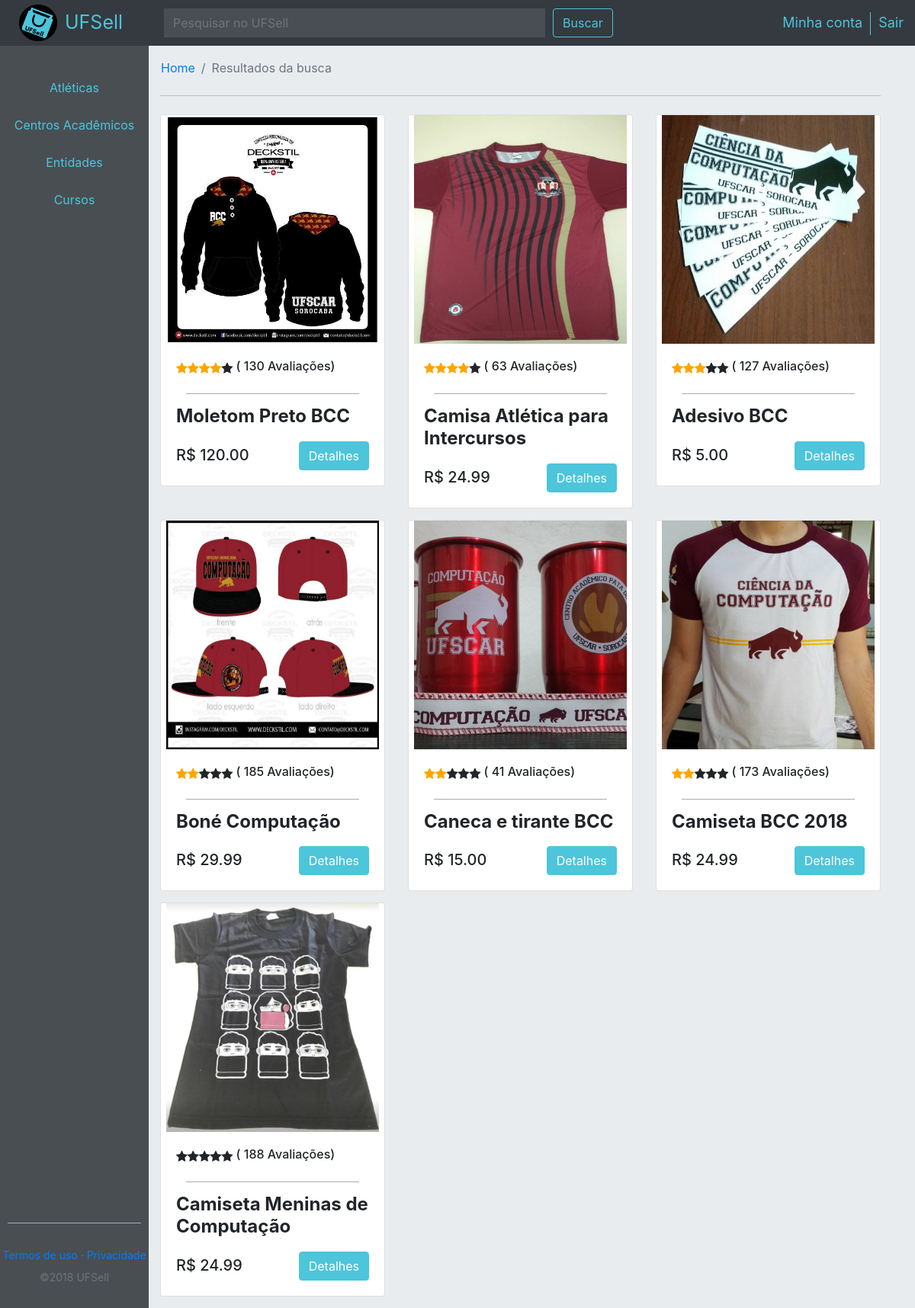
Screenshot of /busca.php (signed in) with the database file from the repository.
### tables this page shows
CREATE TABLE IF NOT EXISTS `prod` (
  `id` int(11) NOT NULL,
  `id_org` int(11) NOT NULL,
  `nome` varchar(50) NOT NULL,
  `descr` varchar(500) NOT NULL,
  `preco` float NOT NULL,
  `img` varchar(150) NOT NULL,
  `qt_votos` int(11) NOT NULL,
  `aval` float NOT NULL,
  `mes` int(3) NOT NULL,
  `ano` int(5) NOT NULL
);

### busca.php (the view, shortened to what this page needs)
<?php
include('connection/connection.php');
$valBusca = $_GET['busca'];
$isProd = true;
$query = "SELECT * FROM prod WHERE `nome`  LIKE \"%$valBusca%\" ORDER BY aval DESC";
$result = mysqli_query($conn, $query);
?>
<!DOCTYPE html>
<html lang="pt-br">
    <head>
	<?php include 'includes/header-interno.php';  ?>
	</head>
    <body>
        <?php include 'includes/nav1.php'; ?>
            <div id="defCol" class="col-12 col-xl-12 col-lg-12 col-md-12">
                <div id="defRow" class="row">
                    <?php include 'includes/menuesq.php'; ?>
                    <div id="conteudo" class="col-10 col-xl-10 col-lg-10 col-md-10">
                        <nav aria-label="breadcrumb" style="margin-top:5px; margin-left:-15px;">
                            <ol class="breadcrumb">
                                <li class="breadcrumb-item"><a href="./home.php?sel=1">Home</a></li>
                                <li class="breadcrumb-item active" aria-current="page">Resultados da busca</li>
                            </ol>
                        </nav>
						<div class="colD">
						<br>
							<?php
							if ($isProd)
							{ echo '<div class="row">';
							while ($row = $result->fetch_object())
							{
							?>
								<div class="col-lg-4 col-md-6 col-sm-12">
									<div class="card">
										<div class="product-image">
											<center>
												<img class="imgHome" src="img/<?php echo $row->img; ?>">
											</center>
										</div>
										<div class="card-body">
											<div class="row">
												<ul class="rating">
												<?php
													$i = 0;
													$x = intval($row->aval);
													while ($i < 5) {
														if ($i < $x) {
															echo '<span class="fa fa-star checked"></span>';
														}
														else {
															echo '<span class="fa fa-star"></span>';
														}
														$i = $i + 1;
													}
												?>
												</ul>
												<h6 class="avalCard">&nbsp( <?php echo $row->qt_votos;  ?> Avaliações)</h6>
											</div>
											<hr class="hrCard">
											<h4 class="titleCard" style="font-weight: bold;"><?php echo $row->nome;  ?></h4>
											<div class="row d-flex justify-content-between" style="padding-left: 15px; padding-right:15px;">
												<h5 class="d-flex align-self-end">R$ <?php echo number_format($row->preco, 2); ?> </h5>
												<a class="btn btn-outline-light btn-custom" href="produto.php?id_prod=<?php echo $row->id;  ?>">Detalhes</a>
											</div>
										</div>
									</div>
								</div>
							<?php } echo '</div>';
							} ?>
						<?php
							if($isProd == false)
							{ echo '<div class="row">';
							while ($row = $result_temp->fetch_object())
							{
								$id = $row->id;
								$query = "SELECT * FROM `prod` WHERE `id_org`=\"$id\" ORDER BY id DESC";
								$result = mysqli_query($conn, $query);
								while($row = $result->fetch_object())
								{
							?>
									<div class="col-lg-4 col-md-6 col-sm-12">
										<div class="card">
											<div class="product-image">
												<center>
													<img class="imgHome" src="img/<?php echo $row->img; ?>">
												</center>
											</div>
											<div class="card-body">
												<div class="row">
													<ul class="rating">
													<?php
														$i = 0;
														$x = intval($row->aval);
														while ($i < 5) {
															if ($i < $x) {
																echo '<span class="fa fa-star checked"></span>';
															}
															else {
																echo '<span class="fa fa-star"></span>';
															}
															$i = $i + 1;
														}
													?>
													</ul>
													<h6 class="avalCard">&nbsp( <?php echo $row->qt_votos;  ?> Avaliações)</h6>
												</div>
												<hr class="hrCard">
												<h4 class="titleCard" style="font-weight: bold;"><?php echo $row->nome;  ?></h4>
												<div class="row d-flex justify-content-between" style="padding-left: 15px; padding-right:15px;">
													<h5 class="d-flex align-self-end">R$ <?php echo number_format($row->preco, 2); ?> </h5>
													<a class="btn btn-outline-light btn-custom" href="produto.php?id_prod=<?php echo $row->id;  ?>">Detalhes</a>
												</div>
											</div>
										</div>
									</div>
						<?php } } } echo '</div>';
						?>
                    </div>
                </div>
            </div>
    </body>
</html>

### includes/header-interno.php (shortened to what this page needs)
<link rel="stylesheet" href="https://stackpath.bootstrapcdn.com/bootstrap/4.1.3/css/bootstrap.min.css">
<link rel="stylesheet" href="https://cdnjs.cloudflare.com/ajax/libs/font-awesome/4.7.0/css/font-awesome.min.css">
<link type="text/css"  rel="stylesheet" href="./css/comprador.css">
<link rel="stylesheet" href="./package/dist/sweetalert2.min.css">

### includes/nav1.php
<nav class="navbar navbar-dark bg-dark flex-md-nowrap p-0">
    <div class="flexCustom d-flex justify-content-start">
        <div class="col-2 col-xl-2 col-lg-2 col-md-2">
            <a href="./home.php?sel=1" style="text-decoration: none;">
                <div class="d-flex flex-row">
                    <img id="navLogo" src="img/UFSell.png" alt="logo">
                    <span class="spanUfs align-self-center">UFSell</span>
                </div>
            </a>
        </div>
        <div class="col-10 col-xl-10 col-lg-10 col-md-10">
            <div class="d-flex flex-row justify-content-between">
                <div class="d-flex justify-content-start">
                    <form action="./busca.php" method="get" id="formBusca">
        <input id="inputNav" class="form-control form-control-dark" name="busca" placeholder="Pesquisar no UFSell" type="text" aria-label="Search">
      </form>
      <button class="btn btn-outline-light" form="formBusca" type="submit">Buscar</button>
                </div>
                <div class="d-flex justify-content-end" style="margin-top: 15px;">
                    <div id="nav-itemP" class="nav-item">
                        <a href="./conta.php">Minha conta</a>
                    </div>
                    <div class="nav-item">
                        <a class="" href="./sair.php">Sair</a>
                    </div>
                </div>
            </div>
        </div>
    </div>
</nav>

### includes/menuesq.php (shortened to what this page needs)
<div id="menu" class="col-2 col-xl-2 col-lg-2 col-md-2">
    <div class="divWrap">
        <div id="btn-itemP" class="menuT">
            <button class="btn btn-light" data-toggle="collapse" data-target=".multi-collapse1" aria-expanded="true" aria-controls="at1 at2 at3 at4 at5 at6">Atléticas</button>
        </div>
        <div class="menuT">
            <button class="btn btn-light" data-toggle="collapse" data-target=".multi-collapse2" aria-expanded="true" aria-controls="ca1 ca2 ca3 ca4 ca5 ca6 ca7">Centros Acadêmicos</button>
        </div>
        <div class="menuT">
            <button class="btn btn-light" data-toggle="collapse" data-target=".multi-collapse3" aria-expanded="true" aria-controls="en1 en2 en3">Entidades</button>
        </div>
        <div class="menuT">
            <button class="btn btn-light" data-toggle="collapse" data-target=".multi-collapse4" aria-expanded="true" aria-controls="c1 c2 c3 c4 c5 c6 c7 c8 c9 c10 c11 c12">Cursos</button>
        </div>
    </div>
    <div class="footer">
        <div class="hrFooter">
            <hr>
        </div>
        <div class="row">
            <a href="#">Termos de uso</a>
            <label style="color: #6c706e;">&nbsp&middot&nbsp</label>
            <a href="#">Privacidade</a>
        </div>
        <div class="row" style="margin-bottom: 30px;">
            <span id="foot" class="text-muted">©2018 UFSell</span>
        </div>
    </div>
</div>

### css/comprador.css (style rules this page uses)
html, body { position: relative; height: 100%; }
body { height: 100%; width: 100%; background-color:#e9ecef; }
nav { width: 100%; height: 60px; }
#navLogo { margin-top: 5px; margin-bottom: 5px; margin-left: 10px; margin-right: 10px; width: 50px; }
.flexCustom { width: 100%; }
#inputNav { margin-top: 10px; width: 500px; }
.nav-item { font-size: 18px; margin-left: 10px; }
#nav-itemP { height: 30px; padding-right: 10px; border-right: 1px solid; border-color: #4dc5da; }
.nav-item > a { color: #4dc5da; text-decoration: none; }
.spanUfs { color:#4dc5da; font-size: 25px; }
.btn-outline-light { margin-left: 10px; margin-top: 10px; height: 38px; color: #4dc5da; border-color: #4dc5da; }
.navbar .form-control { border-width: 0; border-radius: 0; }
.form-control-dark { color: #fff; background-color: rgba(255, 255, 255, .1); border-color: rgba(255, 255, 255, .1); }
#defCol { width: 100%; height: calc(100% - 60px); }
#defRow { width: 100%; height: 100%; }
.btn-light { background-color: #494e53; color: #4dc5da; padding-top: 12.5px; padding-bottom: 12.5px; border: none; border-radius: 0; width: 100%; }
#btn-itemP { margin-top: 30px; }
hr { width: 90%; background-color: #b9c0bd; }
.footer { width: 100%; }
.footer > .row { margin: 0px; font-size: 14px; display: flex; justify-content: center; }
#conteudo { background-color:#e9ecef; }
.colD { display: block; -webkit-hyphens: auto; -moz-hyphens: auto; -ms-hyphens: auto; hyphens: auto; width: 100%; border-top: 1px solid #000000; border-color: #b9c0bd; }
.card { margin-bottom: 15px; }
.checked { color: orange; }
.btn-custom { color: white; background-color: #4dc5da; }
.hrCard { margin-top: 5px; margin-bottom: 15px; }
#menu { padding: 0px; background-color: #494e53 !important; display: flex; flex-direction: column; width: 100%; z-index: 100; }
.divWrap { height: calc(100% - 143px); display: flex; flex-direction: column; flex: 1 0 auto; background-color: #494e53; }
.hrFooter { padding-top: 15px; padding-bottom: 15px; background-color: #494e53; }
.footer { display: flex; flex-direction: column; align-content: flex-end; height: 143px; width: 100%; flex-shrink: 0; background-color: #494e53; }
.imgHome { width: 95%; height: 300px; }
.rating { padding-left: 15px; }

### rows the page displays
prod: img (picture), qt_votos "130", nome "Moletom Preto BCC", preco "120.00"
prod: img (picture), qt_votos "63", nome "Camisa Atlética para Intercursos", preco "24.99"
prod: img (picture), qt_votos "127", nome "Adesivo BCC", preco "5.00"
prod: img (picture), qt_votos "185", nome "Boné Computação", preco "29.99"
prod: img (picture), qt_votos "41", nome "Caneca e tirante BCC", preco "15.00"
prod: img (picture), qt_votos "173", nome "Camiseta BCC 2018", preco "24.99"
prod: img (picture), qt_votos "188", nome "Camiseta Meninas de Computação", preco "24.99"
